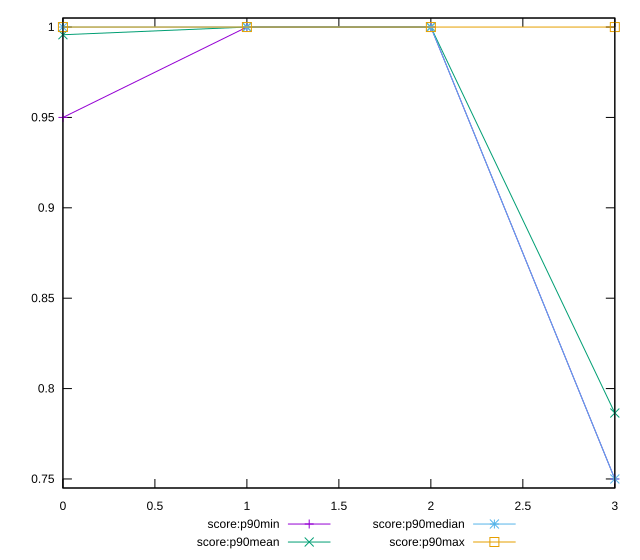

Here is the gnuplot script that generated this plot:
reset

$scoreP90Min <<EOF
0 0.95
1 1
2 1
3 0.75
EOF

$scoreP90Mean <<EOF
0 0.9957446808510639
1 1
2 1
3 0.7864893617021276
EOF

$scoreP90Median <<EOF
0 1
1 1
2 1
3 0.75
EOF

$scoreP90Max <<EOF
0 1
1 1
2 1
3 1
EOF

set key outside below
set xrange [0:3]
set yrange [0.745:1.005]
set trange [0.745:1.005]
set terminal svg size 640, 560 enhanced background rgb 'white'
set output "reports/report_00032_2021-02-25T10-28-15.087Z/uses-rel-preconnect/progression/score.svg"

plot $scoreP90Min title "score:p90min" with linespoints, \
     $scoreP90Mean title "score:p90mean" with linespoints, \
     $scoreP90Median title "score:p90median" with linespoints, \
     $scoreP90Max title "score:p90max" with linespoints

reset
